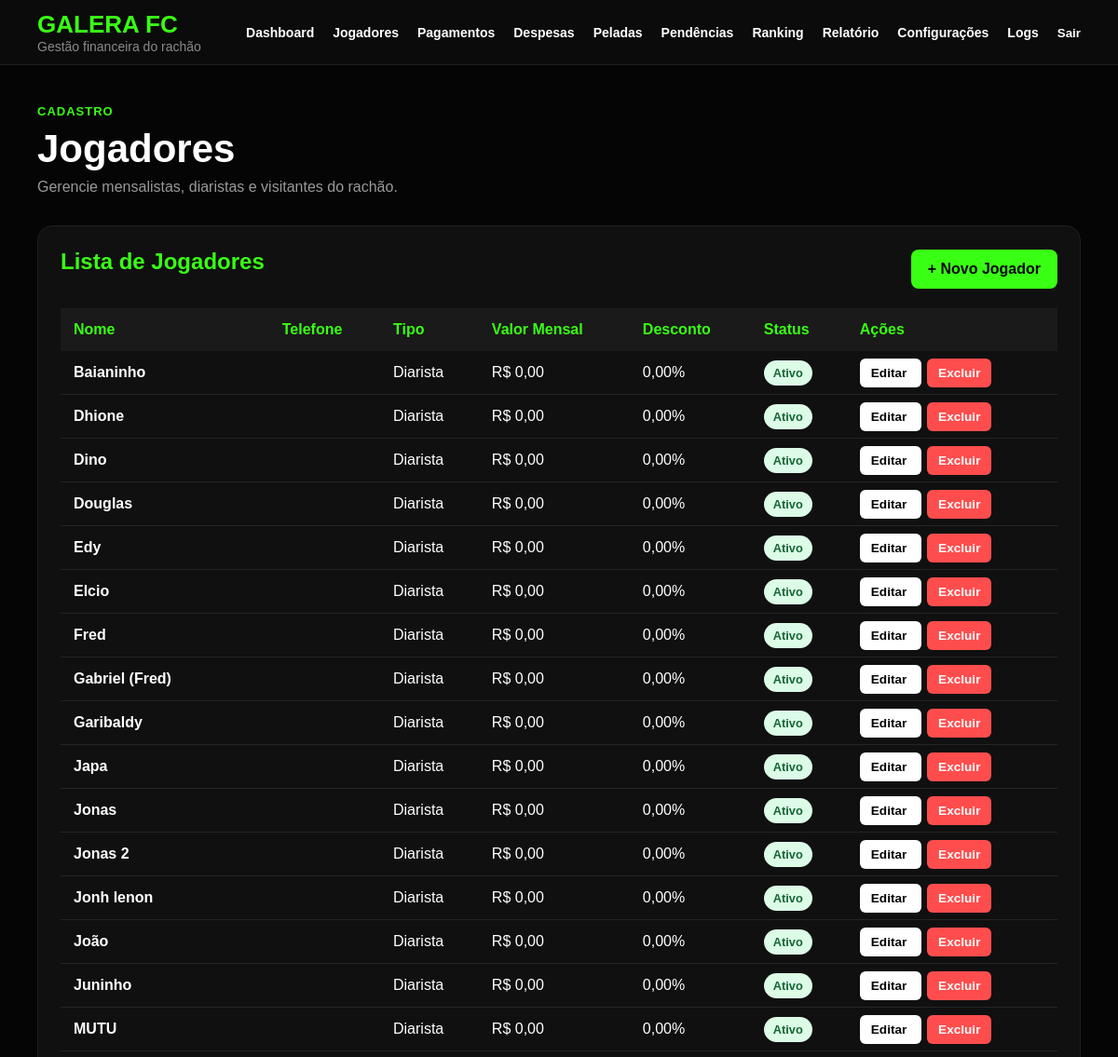
The page /jogadores/ (signed in, upper part) on the database as committed earlier.
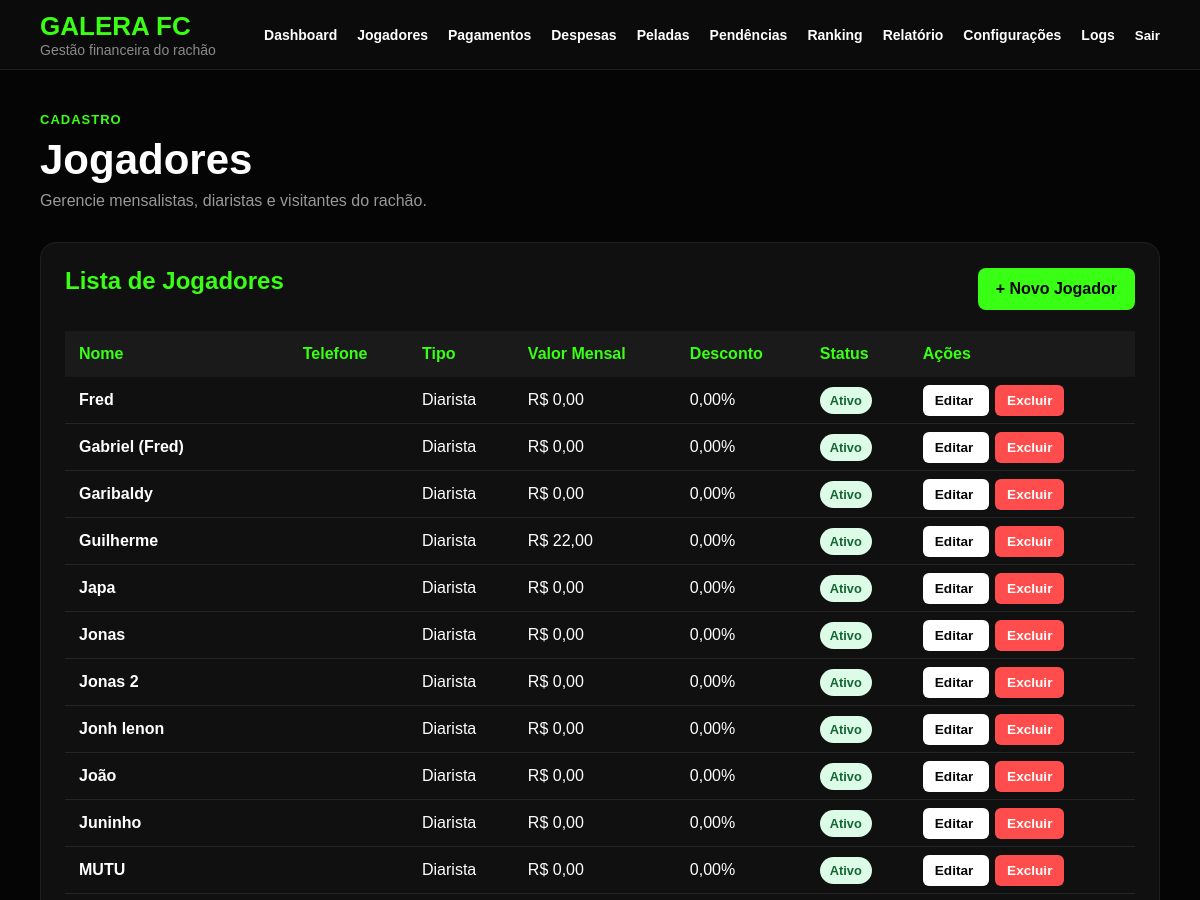
The same page on the database as committed later.
### financeiro/models.py (models this page shows, shortened)
class Jogador(models.Model):
    TIPO_CHOICES = [
        ('MENSALISTA', 'Mensalista'),
        ('DIARISTA', 'Diarista'),
        ('VISITANTE', 'Visitante'),
    ]
    nome = models.CharField(max_length=100)
    telefone = models.CharField(max_length=20, blank=True)
    tipo = models.CharField(
        max_length=20,
        choices=TIPO_CHOICES,
        default='DIARISTA'
    )
    valor_mensal = models.DecimalField(
        max_digits=10,
        decimal_places=2,
        default=0
    )
    desconto_percentual = models.DecimalField(
        max_digits=5,
        decimal_places=2,
        default=0
    )
    ativo = models.BooleanField(default=True)
    criado_em = models.DateTimeField(
        auto_now_add=True
    )

### financeiro/views.py (the view)
# urls.py: path('jogadores/', views.jogador_lista, name='jogador_lista'),
@login_required
def jogador_lista(request):
    jogadores = Jogador.objects.all().order_by('nome')
    return render(
        request,
        'financeiro/jogador_lista.html',
        {
            'jogadores': jogadores
        }
    )

### templates/financeiro/jogador_lista.html (shortened to what this page needs)
{% extends 'financeiro/base.html' %}
{% block content %}
<div class="page-header">
   <span>Cadastro</span>
   <h1>Jogadores</h1>
   <p>Gerencie mensalistas, diaristas e visitantes do rachão.</p>
</div>
<div class="section">
   <div class="section-header">
      <h2>Lista de Jogadores</h2>
      <a href="{% url 'financeiro:jogador_novo' %}" class="btn-primary">
         + Novo Jogador
      </a>
   </div>
   <table class="table">
      <thead>
         <tr>
            <th>Nome</th>
            <th>Telefone</th>
            <th>Tipo</th>
            <th>Valor Mensal</th>
            <th>Desconto</th>
            <th>Status</th>
            <th>Ações</th>
         </tr>
      </thead>
      <tbody>
         {% for jogador in jogadores %}
         <tr>
            <td><strong>{{ jogador.nome }}</strong></td>
            <td>{{ jogador.telefone }}</td>
            <td>{{ jogador.get_tipo_display }}</td>
            <td>R$ {{ jogador.valor_mensal }}</td>
            <td>{{ jogador.desconto_percentual }}%</td>
            <td>
               {% if jogador.ativo %}
                  <span class="badge-success">Ativo</span>
               {% else %}
                  <span class="badge-danger">Inativo</span>
               {% endif %}
            </td>
            <td>
               <a href="{% url 'financeiro:jogador_editar' jogador.id %}" class="btn-small">
                  Editar
               </a>
               <a href="{% url 'financeiro:jogador_excluir' jogador.id %}" class="btn-small danger">
                  Excluir
               </a>
            </td>
         </tr>
         {% empty %}
         <tr>
            <td colspan="7" class="empty">
               Nenhum jogador cadastrado.
            </td>
         </tr>
         {% endfor %}
      </tbody>
   </table>
</div>
{% endblock %}

Rows that differ between the two databases and show on the page:
removed Jogador: nome "Baianinho", tipo "Diarista", valor_mensal "0,00", desconto_percentual "0,00", ativo "Ativo"
removed Jogador: nome "Dhione", tipo "Diarista", valor_mensal "0,00", desconto_percentual "0,00", ativo "Ativo"
removed Jogador: nome "Dino", tipo "Diarista", valor_mensal "0,00", desconto_percentual "0,00", ativo "Ativo"
removed Jogador: nome "Douglas", tipo "Diarista", valor_mensal "0,00", desconto_percentual "0,00", ativo "Ativo"
removed Jogador: nome "Edy", tipo "Diarista", valor_mensal "0,00", desconto_percentual "0,00", ativo "Ativo"
removed Jogador: nome "Elcio", tipo "Diarista", valor_mensal "0,00", desconto_percentual "0,00", ativo "Ativo"
added Jogador: nome "Guilherme", tipo "Diarista", valor_mensal "22,00", desconto_percentual "0,00", ativo "Ativo"
